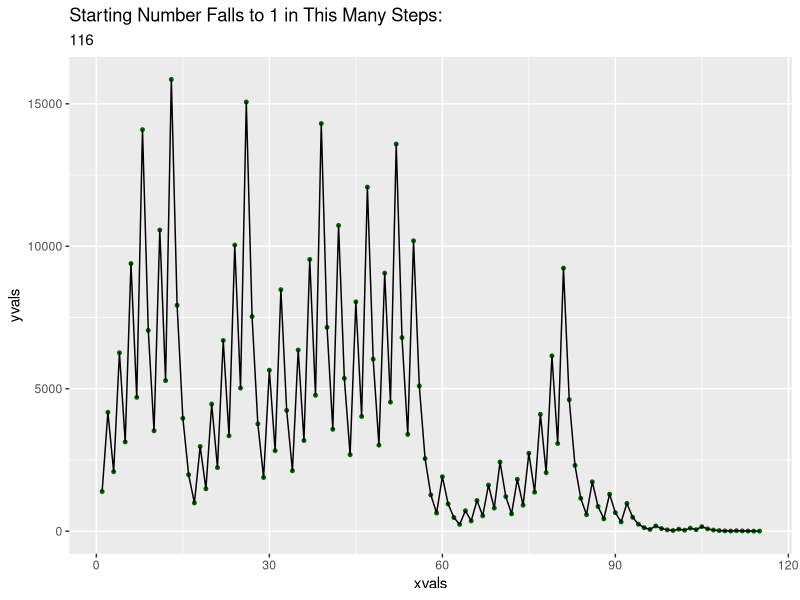
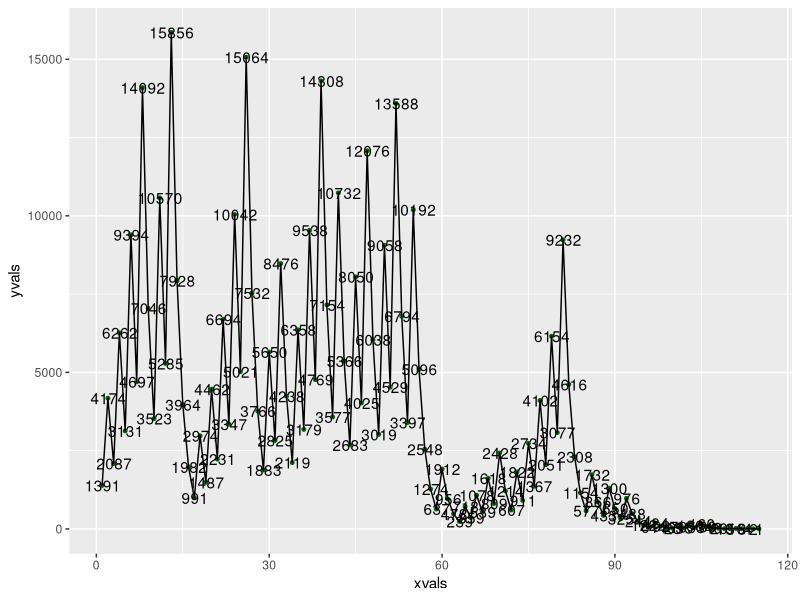

Write R code to recreate these figures, in order.
library(ggplot2)

startnum<-927
new_num<-if (startnum %% 2 ==0) {
  startnum/2
} else {
  (startnum*3)+1
}
its<-1000
y<-seq(1:its)

z<-as.data.frame(capture.output(for (val in y) {
  if(new_num %% 2 == 0){
    new_num = ((new_num)/2)
  print(new_num)}
  if(new_num %% 2 != 0){
    new_num = ((new_num*3)+1)
  print(new_num)}
}))


colnames(z) <- c("yvals")
cleanz = as.data.frame(as.numeric(substring(z$yvals,5)))
colnames(cleanz)<- c("yvals")

df1 <- as.data.frame(cleanz[cleanz$yvals != 1, ])
colnames(df1)<- c("yvals")
df2 <- as.data.frame(df1[df1$yvals != 2, ])
colnames(df2)<- c("yvals")
df3 <- as.data.frame(df2[df2$yvals != 4, ])
colnames(df3)<- c("yvals")
j<-as.data.frame(as.numeric(c(4,2,1)))
colnames(j)<- c("yvals")

df4<-as.data.frame(rbind(df3,j))

q<-as.data.frame(seq(1:nrow(df4)))
colnames(q)<-c("xvals")

graph<-as.data.frame(cbind(df4,q))

ggplot(data = graph, aes(x = xvals, y=yvals)) + geom_point(size=1, colour="darkgreen") + geom_line()+ggtitle("Starting Number Falls to 1 in This Many Steps:",nrow(graph)+1)


ggplot(data = graph, aes(x = xvals, y=yvals)) + geom_point(size=1, colour="darkgreen") + geom_line()+geom_text(label=graph$yvals, nudge_y = .11, nudge_x = .1,)

